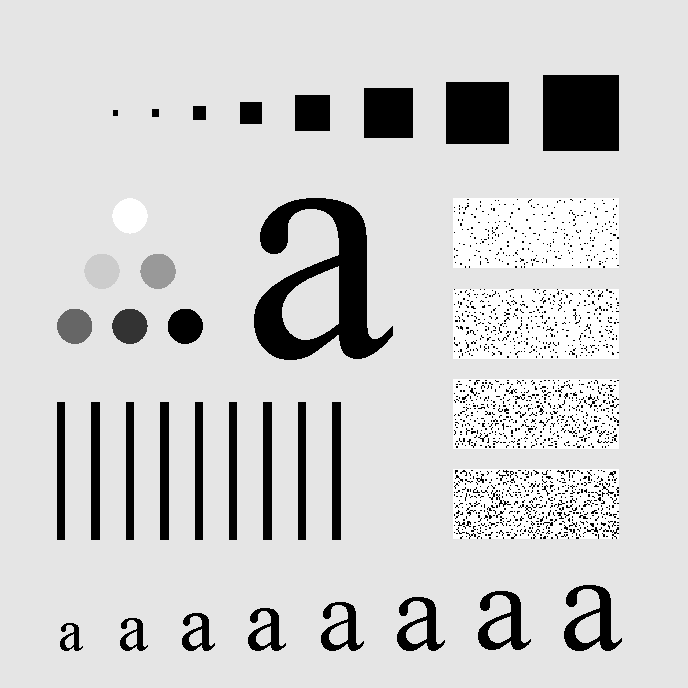
#> input picture Fig0445(a) Characters Test Pattern 688x688.tif, 688 x 688 px
$ python '4_(c).py'
#> lines starting #> are read from the running program, lines starting #| are printed output that depends on the picture; after the words box and inside, x2 and y2 are one past the last pixel; in counts of white or black regions, pixels touching at a corner belong together
import cv2
import numpy as np
import matplotlib.pyplot as plt

def plotimg(image,x,y,z,st):
    plt.subplot(x,y,z)
    plt.imshow(image,cmap='gray')
    plt.title(st)
#high pass
def ideal_H_Pass(image,D0):
    M, N = image.shape
    H = np.zeros((M, N), dtype=np.float32)
    for u in range(M):
        for v in range(N):
            D = np.sqrt((u - M/2)**2 + (v - N/2)**2)
            if(D>D0):
                H[u,v] = 1
    im = image*H
    return im

#high pass
def gaussian(f_img,D0):
    M, N = f_img.shape
    Gaussian = np.zeros((M, N), dtype=np.float32)
    for u in range(M):
        for v in range(N):
            D =np.sqrt( (u - M/2)**2 + (v - N/2)**2)
            Gaussian[u, v] = 1 - np.exp(-((D**2) / (2 * D0**2)))
    filtered_image=Gaussian*f_img
    return filtered_image
def main():
    # Load the grayscale image
    Original_image = cv2.imread('Fig0445(a) Characters Test Pattern 688x688.tif', cv2.IMREAD_GRAYSCALE)
#> Original_image is the input picture: shape (688, 688); min 0, max 255, mean 207.3

    # Generate Gaussian noise
    noise = np.random.normal(7, 10, Original_image.shape).astype(np.uint8)

    # Add noise to the original image
    image = cv2.add(Original_image, noise)
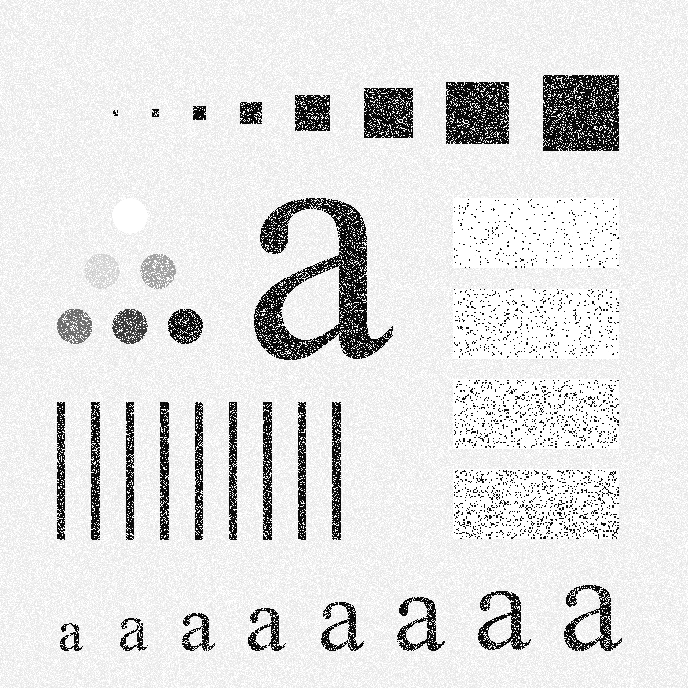
#> image: shape (688, 688); min 0, max 255, mean 224.5

    # Perform FFT on the original image
    fft_image = np.fft.fft2(Original_image)
    fft_Ori_shifted = np.fft.fftshift(fft_image)
    magnitude_spectrum_original = np.log(np.abs(fft_Ori_shifted) + 1)  # Apply log for visualization
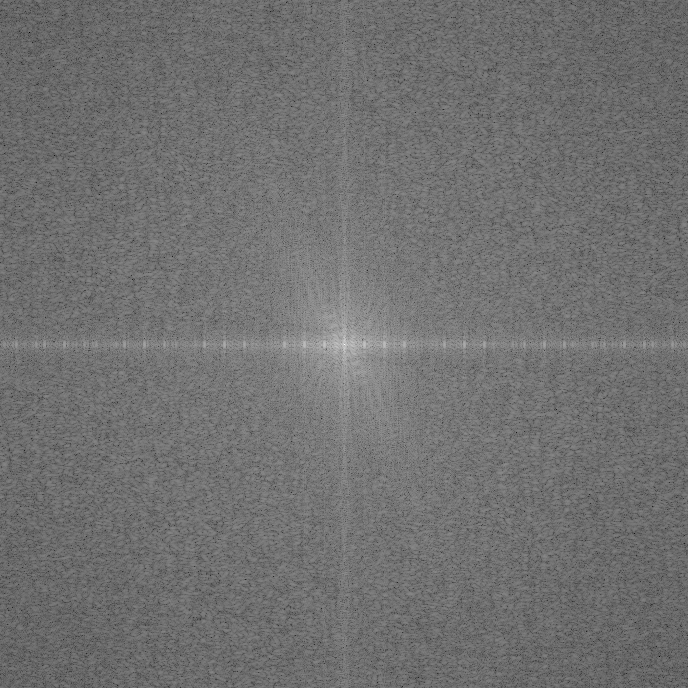
#> magnitude_spectrum_original: shape (688, 688) float64; min 2.57, max 18.4, mean 9.58; drawn with min black and max white
    # Perform FFT on the noisy image
    fft_image = np.fft.fft2(image)
    fft_Noi_shifted = np.fft.fftshift(fft_image)
    magnitude_spectrum_Noisy = np.log(np.abs(fft_Noi_shifted) + 1)  # Apply log for visualization

    plotimg(Original_image,3,2,1,"Original image")
    plotimg(image,3,2,2,"Noisy Image")

    #construct and plot ideal High pass of orignal image
    ideal_original = ideal_H_Pass(fft_Ori_shifted,30)
#> after the loop in ideal_H_Pass, `for u in range(M):`:
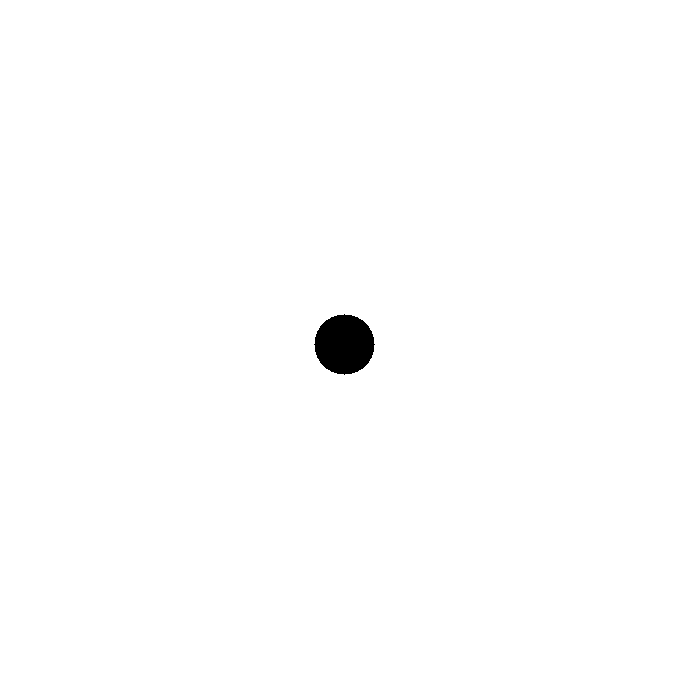
#> H: shape (688, 688) float32; values 0 (black) and 1 (white), 99.4% white; 1 black region, box (x1, y1, x2, y2) and area: (314, 314, 375, 375) 2821
    Origial_Edge_Ideal = np.fft.ifftshift(ideal_original)
    original_ideal_Filtered = np.abs(np.fft.ifft2(Origial_Edge_Ideal))
    plotimg(original_ideal_Filtered,3,2,3,"ideal H_Pass of Original")

    #construct and plot Gaussian High pass of orignal image
    gaussian_original = gaussian(fft_Ori_shifted,30)
#> after the loop in gaussian, `for u in range(M):`:
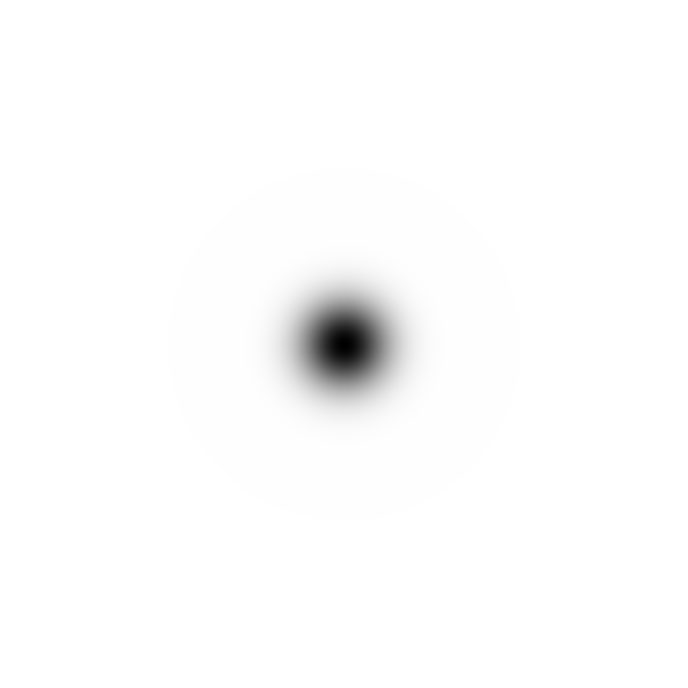
#> Gaussian: shape (688, 688) float32; min 0, max 1, mean 0.988
    Origial_Edge_Gaussian = np.fft.ifftshift(gaussian_original)
    original_Gaussian_Filtered = np.abs(np.fft.ifft2(Origial_Edge_Gaussian))
    plotimg(original_Gaussian_Filtered,3,2,4,"Gaussian H_Pass of Original")

    #construct and plot ideal High pass of Noisy image
    ideal_Noisy = ideal_H_Pass(fft_Noi_shifted,50)
#> call 2 of ideal_H_Pass, with image = array of shape (688, 688), D0 = 50
#> after the loop in ideal_H_Pass (call 2), `for u in range(M):`:
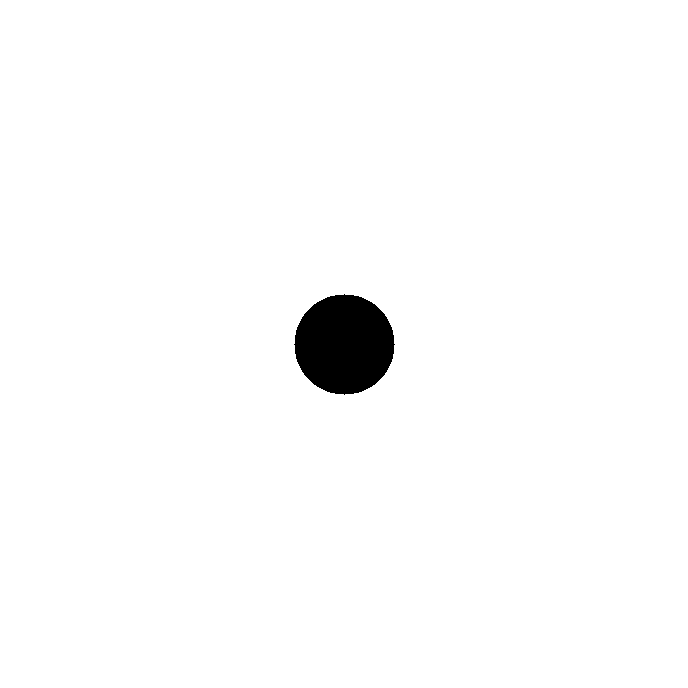
#> H: shape (688, 688) float32; values 0 (black) and 1 (white), 98.3% white; 1 black region, box (x1, y1, x2, y2) and area: (294, 294, 395, 395) 7845
    Noisy_Edge_ideal = np.fft.ifftshift(ideal_Noisy)
    Noisy_ideal_Filtered = np.abs(np.fft.ifft2(Noisy_Edge_ideal))
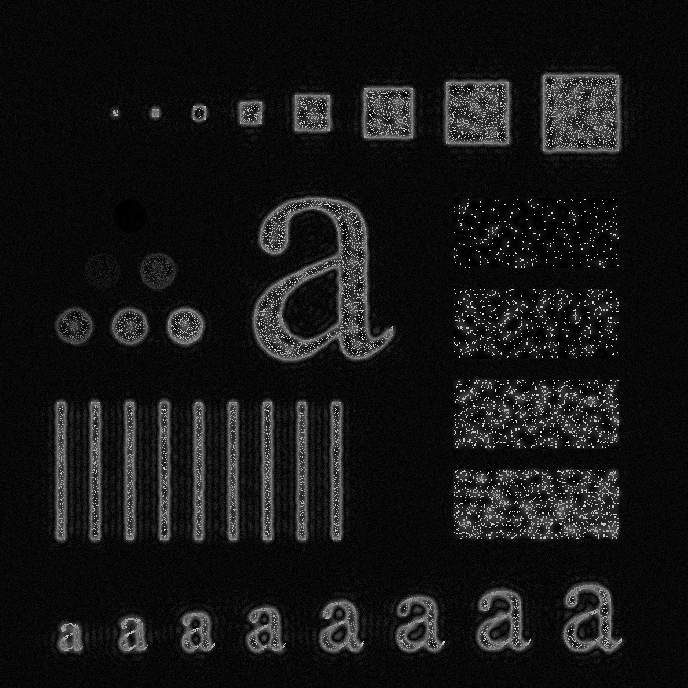
#> Noisy_ideal_Filtered: shape (688, 688) float64; min 1.79e-05, max 258, mean 22.1; drawn with min black and max white
    plotimg(Noisy_ideal_Filtered,3,2,5,"ideal H_Pass of Noisy")

    #construct and plot Gaussian High pass of Noisy image
    gaussian_Noisy = gaussian(fft_Noi_shifted,50)
#> call 2 of gaussian, with f_img = array of shape (688, 688), D0 = 50
#> after the loop in gaussian (call 2), `for u in range(M):`:
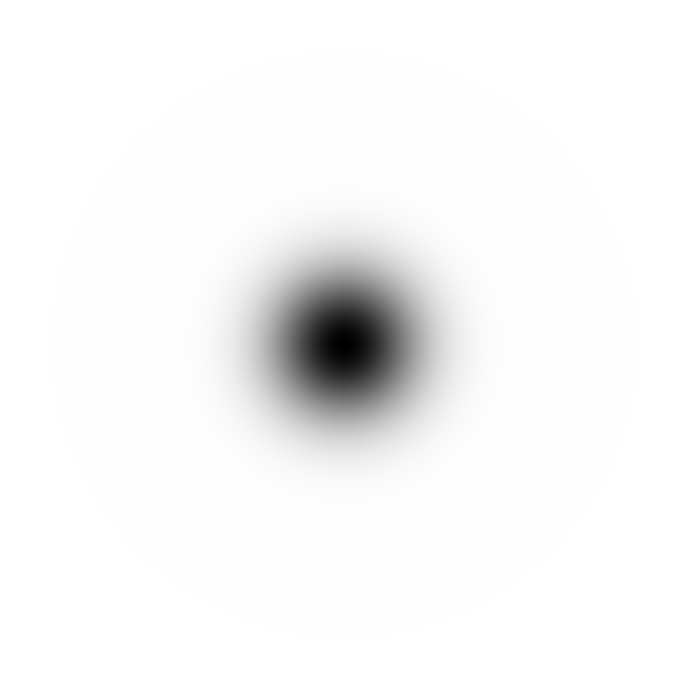
#> Gaussian: shape (688, 688) float32; min 0, max 1, mean 0.967
    Noisy_Edge_gaussian = np.fft.ifftshift(gaussian_Noisy)
    Noisy_gaussian_Filtered = np.abs(np.fft.ifft2(Noisy_Edge_gaussian))
    plotimg(Noisy_gaussian_Filtered,3,2,6,"Gaussian H_Pass of Noisy")


    plt.tight_layout()
    plt.show()
main()
